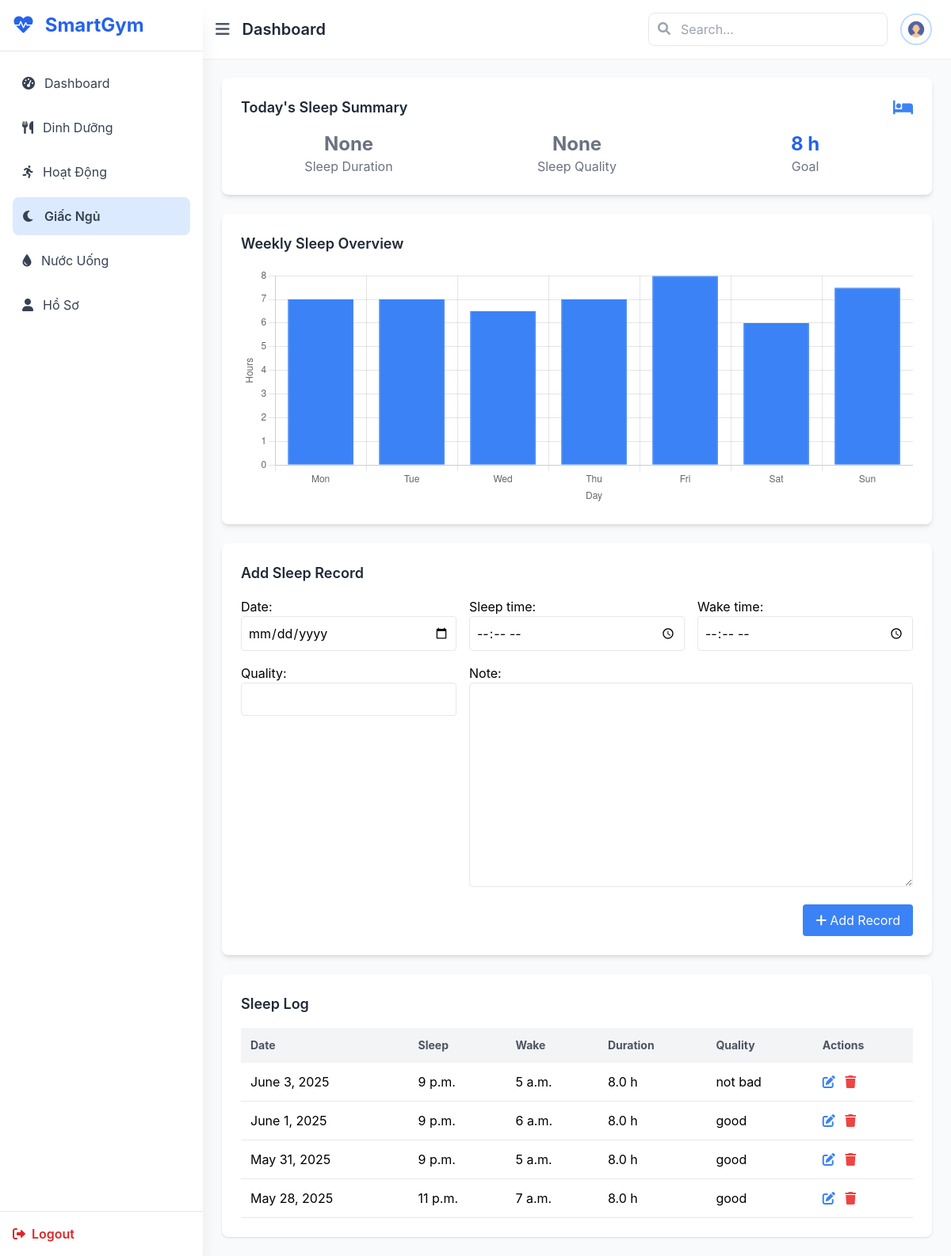
Page /sleep/ (signed in) on the committed database.
### sleep/models.py (models this page shows, shortened)
class SleepRecord(models.Model):
    user = models.ForeignKey(settings.AUTH_USER_MODEL, on_delete=models.CASCADE)
    date = models.DateField()  # Người dùng chọn ngày ngủ
    sleep_time = models.TimeField()
    wake_time = models.TimeField()
    duration_hours = models.FloatField()
    quality = models.CharField(max_length=20)
    note = models.TextField(blank=True)

### main/views.py (the view, shortened to what this page needs)
# urls.py: path('sleep/', views.sleep, name='sleep'),
@login_required
def sleep(request):
    user = request.user
    today = date.today()
    today_record = SleepRecord.objects.filter(user=user, date=today).first()
    form = SleepRecordForm(request.POST or None)
    week_data = SleepRecord.objects.filter(user=user).order_by('-date')[:7]
    avg_duration = week_data.aggregate(avg=Avg('duration_hours'))['avg'] or 0
    return render(request, 'main/sleep.html', {
        'form': form,
        'today_record': today_record,
        'sleep_logs': week_data,
        'avg_duration': round(avg_duration, 1)
    })

### sleep/forms.py
class SleepRecordForm(forms.ModelForm):
    class Meta:
        model = SleepRecord
        fields = ['date', 'sleep_time', 'wake_time', 'quality', 'note']
        widgets = {
            'date': forms.DateInput(attrs={'type': 'date'}),
            'sleep_time': forms.TimeInput(attrs={'type': 'time'}),
            'wake_time': forms.TimeInput(attrs={'type': 'time'}),
        }

### main/templatetags/form_filters.py (called while the page is built)
@register.filter(name='add_class')
def add_class(field, css_class):
    try:
        return field.as_widget(attrs={"class": css_class})
    except AttributeError:
        return field  # fallback nếu field không có .as_widget

### main/templates/main/sleep.html (shortened to what this page needs)
{% extends 'main/base.html' %}
{% load form_filters %}
{% block content %}
<div class="card bg-white p-6 rounded-lg shadow-md mb-6">
    <div class="flex justify-between items-center mb-4">
        <h3 class="text-lg font-semibold text-gray-800">Today's Sleep Summary</h3>
        <i class="fas fa-bed text-blue-500 text-xl"></i>
    </div>
    <div class="grid grid-cols-1 md:grid-cols-3 gap-4 text-center">
        <div>
            {% if today_record %}
                <p class="text-2xl font-bold text-blue-600">{{ today_record.duration_hours|floatformat:1 }} h</p>
            {% else %}
                <p class="text-2xl font-bold text-gray-500">None</p>
            {% endif %}
            <p class="text-gray-500">Sleep Duration</p>
        </div>
        <div>
            {% if today_record %}
                <p class="text-2xl font-bold text-blue-600">{{ today_record.quality }}</p>
            {% else %}
                <p class="text-2xl font-bold text-gray-500">None</p>
            {% endif %}
            <p class="text-gray-500">Sleep Quality</p>
        </div>
        <div>
            <p class="text-2xl font-bold text-blue-600">8 h</p>
            <p class="text-gray-500">Goal</p>
        </div>
    </div>
</div>
<div class="bg-white p-6 rounded-lg shadow-md mb-6">
    <h3 class="text-lg font-semibold text-gray-800 mb-4">Weekly Sleep Overview</h3>
    <div class="chart-container">
        <canvas id="sleepChart"></canvas>
    </div>
</div>
<div class="bg-white p-6 rounded-lg shadow-md mb-6">
    <h3 class="text-lg font-semibold text-gray-800 mb-4">Add Sleep Record</h3>
    <form method="POST" action="" class="grid grid-cols-1 md:grid-cols-3 gap-4">
        <div>
            {{ form.date.label_tag }}
            {{ form.date|add_class:"w-full p-2 border rounded" }}
        </div>
        <div>
            {{ form.sleep_time.label_tag }}
            {{ form.sleep_time|add_class:"w-full p-2 border rounded" }}
        </div>
        <div>
            {{ form.wake_time.label_tag }}
            {{ form.wake_time|add_class:"w-full p-2 border rounded" }}
        </div>
        <div>
            {{ form.quality.label_tag }}
            {{ form.quality|add_class:"w-full p-2 border rounded" }}
        </div>
        <div class="md:col-span-2">
            {{ form.note.label_tag }}
            {{ form.note|add_class:"w-full p-2 border rounded" }}
        </div>
        <div class="md:col-span-3 flex justify-end">
            <button type="submit" class="bg-blue-500 text-white px-4 py-2 rounded hover:bg-blue-600">
                <i class="fas fa-plus mr-1"></i>Add Record
            </button>
        </div>
    </form>
</div>
<div class="bg-white p-6 rounded-lg shadow">
    <h3 class="text-lg font-semibold mb-4 text-gray-800">Sleep Log</h3>
    <div class="overflow-x-auto">
        <table class="w-full text-left">
            <thead class="bg-gray-100 text-sm text-gray-600">
                <tr>
                    <th class="p-3">Date</th>
                    <th class="p-3">Sleep</th>
                    <th class="p-3">Wake</th>
                    <th class="p-3">Duration</th>
                    <th class="p-3">Quality</th>
                    <th class="p-3">Actions</th>
                </tr>
            </thead>
            <tbody>
                {% for record in sleep_logs %}
                <tr class="border-b">
                    <td class="p-3">{{ record.date }}</td>
                    <td class="p-3">{{ record.sleep_time }}</td>
                    <td class="p-3">{{ record.wake_time }}</td>
                    <td class="p-3">{{ record.duration_hours|floatformat:1 }} h</td>
                    <td class="p-3">{{ record.quality }}</td>
                    <td class="p-3">
                        <a href="{% url 'edit_sleep' record.id %}" class="text-blue-500 hover:text-blue-700 mr-2"><i class="fas fa-edit"></i></a>
                        <a href="{% url 'delete_sleep' record.id %}" class="text-red-500 hover:text-red-700"><i class="fas fa-trash"></i></a>
                    </td>
                </tr>
                {% empty %}
                <tr><td colspan="6" class="p-3 text-gray-500">No records found.</td></tr>
                {% endfor %}
            </tbody>
        </table>
    </div>
</div>
<script>
    const ctx = document.getElementById('sleepChart').getContext('2d');
    new Chart(ctx, {
        type: 'bar',
        data: {
            labels: ['Mon', 'Tue', 'Wed', 'Thu', 'Fri', 'Sat', 'Sun'],
            datasets: [{
                label: 'Sleep Duration (hours)',
                data: [7, 7, 6.5, 7, 8, 6, 7.5],
                backgroundColor: 'rgb(59, 130, 246)',
                borderColor: 'rgb(59, 130, 246)',
                borderWidth: 1
            }]
        },
        options: {
            responsive: true,
            maintainAspectRatio: false,
            scales: {
                y: {
                    beginAtZero: true,
                    title: {
                        display: true,
                        text: 'Hours'
                    }
                },
                x: {
                    title: {
                        display: true,
                        text: 'Day'
                    }
                }
            },
            plugins: {
                legend: {
                    display: false
                }
            }
        }
    });
</script>
{% endblock %}

### main/static/css/styles.css (style rules this page uses)
body { font-family: "Inter", sans-serif; }
.card { transition: transform 0.3s ease, box-shadow 0.3s ease; }
.chart-container { position: relative; height: 300px; }

### rows in the picture
SleepRecord: date "June 3, 2025", sleep_time "9 p.m.", wake_time "5 a.m.", duration_hours "8.0", quality "not bad"
SleepRecord: date "June 1, 2025", sleep_time "9 p.m.", wake_time "6 a.m.", duration_hours "8.0", quality "good"
SleepRecord: date "May 31, 2025", sleep_time "9 p.m.", wake_time "5 a.m.", duration_hours "8.0", quality "good"
SleepRecord: date "May 28, 2025", sleep_time "11 p.m.", wake_time "7 a.m.", duration_hours "8.0", quality "good"
